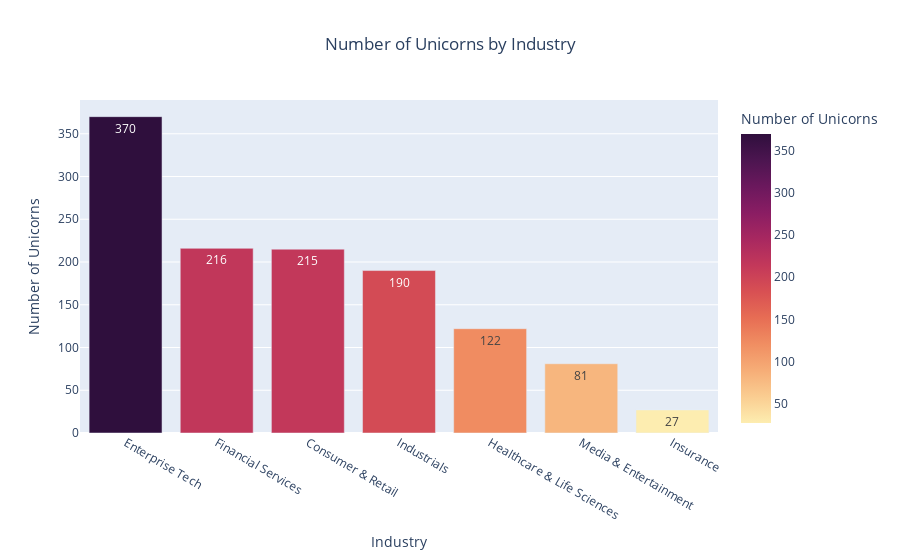

Here is the notebook cell this chart was saved with:
### Code cell
# Count the number of unicorns by industry
df_industry = df['Industry'].value_counts().reset_index(name='Number of Unicorns')

# Make a bar chart using plotly
fig = px.bar(data_frame=df_industry, x='index', y='Number of Unicorns', labels={'index':'Industry', 'Number of Unicorns':'Number of Unicorns'}, title='Number of Unicorns by Industry',text = 'Number of Unicorns', color='Number of Unicorns',color_continuous_scale=px.colors.sequential.matter).update_layout(title='Number of Unicorns by Industry', title_x=0.5)
fig.update_traces(textangle=0)
fig.show()

fig.write_image("Number of Unicorns by Industry.png",width=1920, height=1080)

### Figure 1 — Plotly figure (JSON) as saved in the notebook; plotly's stock layout.template omitted (floating-point values rounded to 4 significant figures)
{"data": [{"alignmentgroup": "True", "hovertemplate": "Industry=%{x}<br>Number of Unicorns=%{marker.color}<extra></extra>", "legendgroup": "", "marker": {"color": [370, 216, 215, 190, 122, 81, 27], "coloraxis": "coloraxis", "pattern": {"shape": ""}}, "name": "", "offsetgroup": "", "orientation": "v", "showlegend": false, "text": [370, 216, 215, 190, 122, 81, 27], "textangle": 0, "textposition": "auto", "type": "bar", "x": ["Enterprise Tech", "Financial Services", "Consumer & Retail", "Industrials", "Healthcare & Life Sciences", "Media & Entertainment", "Insurance"], "xaxis": "x", "y": [370, 216, 215, 190, 122, 81, 27], "yaxis": "y"}], "layout": {"barmode": "relative", "coloraxis": {"colorbar": {"title": {"text": "Number of Unicorns"}}, "colorscale": [[0, "rgb(253, 237, 176)"], [0.09091, "rgb(250, 205, 145)"], [0.1818, "rgb(246, 173, 119)"], [0.2727, "rgb(240, 142, 98)"], [0.3636, "rgb(231, 109, 84)"], [0.4545, "rgb(216, 80, 83)"], [0.5455, "rgb(195, 56, 90)"], [0.6364, "rgb(168, 40, 96)"], [0.7273, "rgb(138, 29, 99)"], [0.8182, "rgb(107, 24, 93)"], [0.9091, "rgb(76, 21, 80)"], [1, "rgb(47, 15, 61)"]]}, "legend": {"tracegroupgap": 0}, "title": {"text": "Number of Unicorns by Industry", "x": 0.5}, "xaxis": {"anchor": "y", "domain": [0, 1], "title": {"text": "Industry"}}, "yaxis": {"anchor": "x", "domain": [0, 1], "title": {"text": "Number of Unicorns"}}}}
